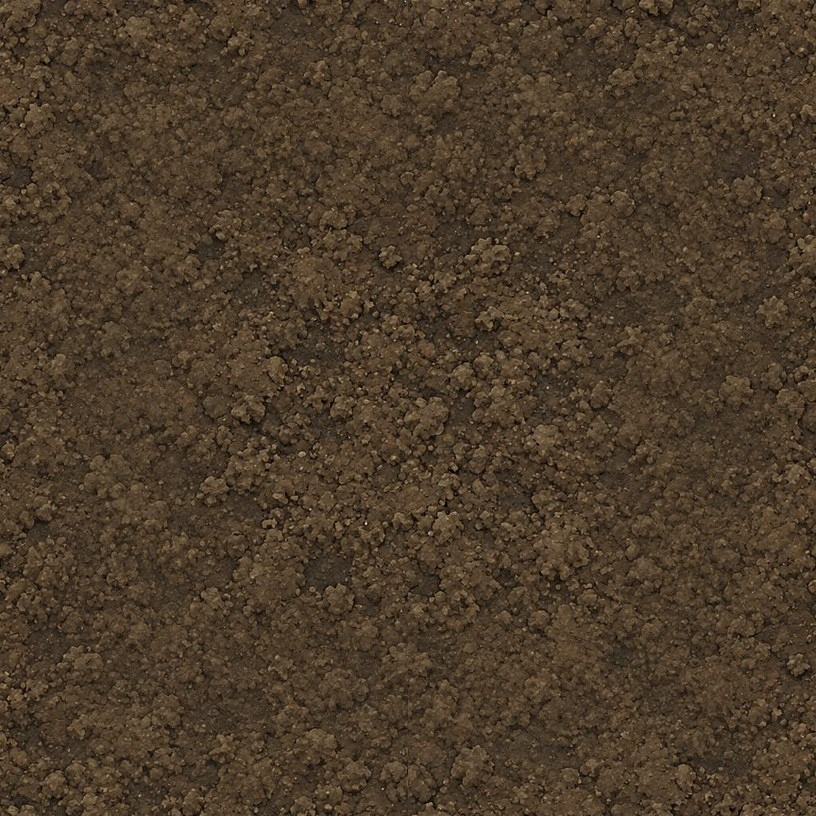
#> input picture docs/terrain/acker-garten-pilot/textur/fertile_acker.jpg, 816 x 816 px, found by its file name
$ python tune.py
#> lines starting #> are read from the running program, lines starting #| are printed output that depends on the picture
import numpy as np
from PIL import Image
from scipy import ndimage
def L(p): return np.asarray(Image.open(p).convert("RGB")).astype(float)
#> called with p = 'var/fertile_acker.jpg'
def wrapblur(a,s): return ndimage.gaussian_filter(a,(s,s,0),mode="wrap")
def flat(a,s,k): lo=wrapblur(a,s); return a-(lo-lo.mean((0,1)))*k
def sharpen(a,amt): return a+(a-wrapblur(a,1.2))*amt
def target(a,mean): return a*(np.array(mean)/a.mean((0,1)))
def save(a,p): Image.fromarray(np.clip(a,0,255).astype(np.uint8)).save(p,quality=92)
a=L("var/fertile_acker.jpg"); a=target(a,[80,61,40]); a=a.mean(2,keepdims=True)*0.15+a*0.85; save(sharpen(a,0.6),"var/fertile_acker.jpg")
g=L("var/fertile_garten.jpg"); g=sharpen(g,2.2); g=target(g,[56,40,28]); save(g,"var/fertile_garten.jpg")
#> call 2 of L, with p = 'var/fertile_garten.jpg'
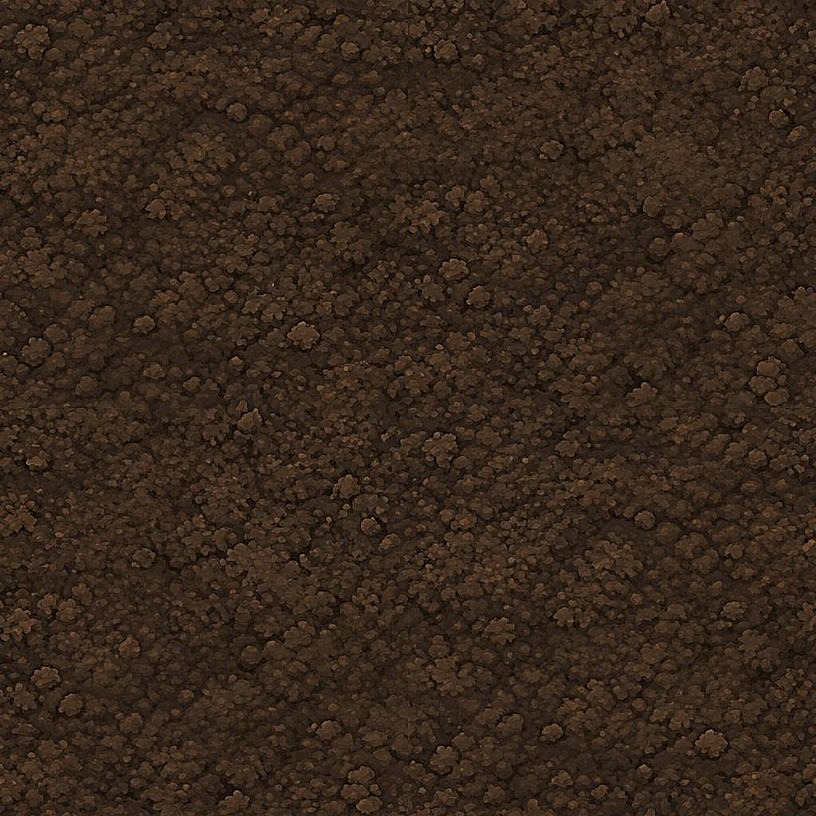
#> input picture docs/terrain/acker-garten-pilot/textur/fertile_garten.jpg, 816 x 816 px, found by its file name
#> call 2 of sharpen, with amt = 2.2
#> in sharpen (call 2), `def sharpen(a,amt): return a+(a-wrapblur(a,1.2))*amt`:
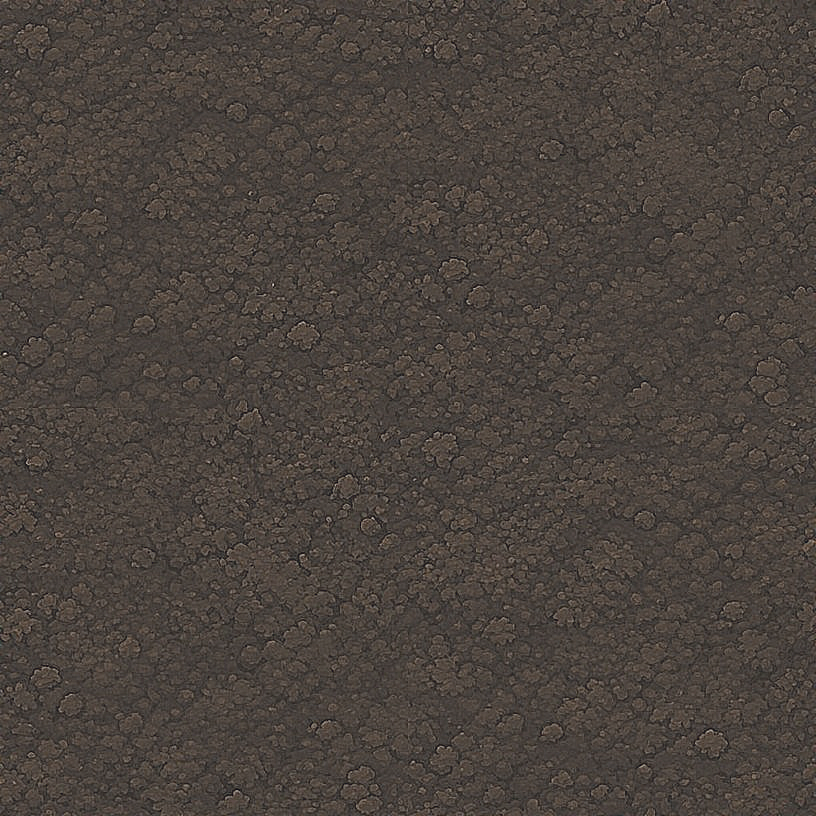
#> returned value: shape (816, 816, 3) float64; mean of channels 0, 1, 2 55.5, 39.5, 27.6; drawn with min black and max white
n=L("var/fertile_niederung.jpg"); n=flat(n,24,0.55); n=sharpen(n,1.2); n=target(n,[60,58,32]); save(n,"var/fertile_niederung.jpg")
#> (the run stopped early here; a loop or call above may not have finished)
